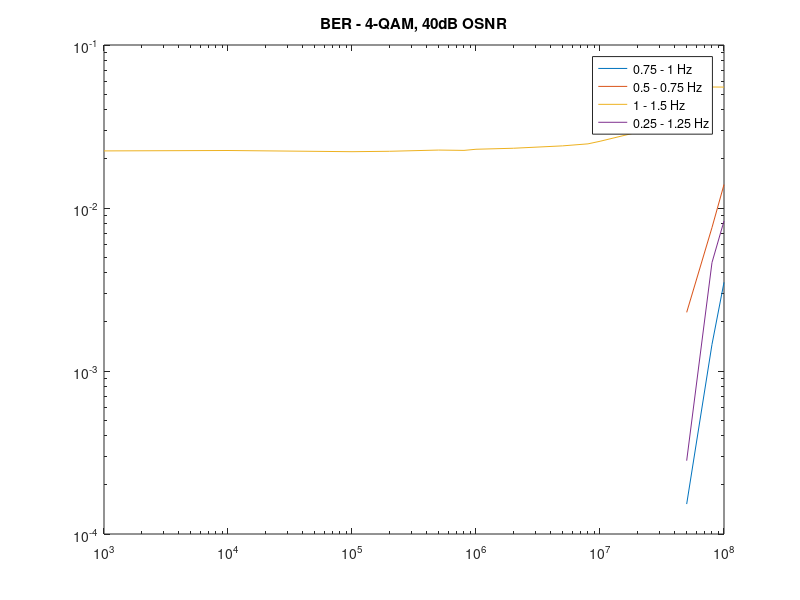
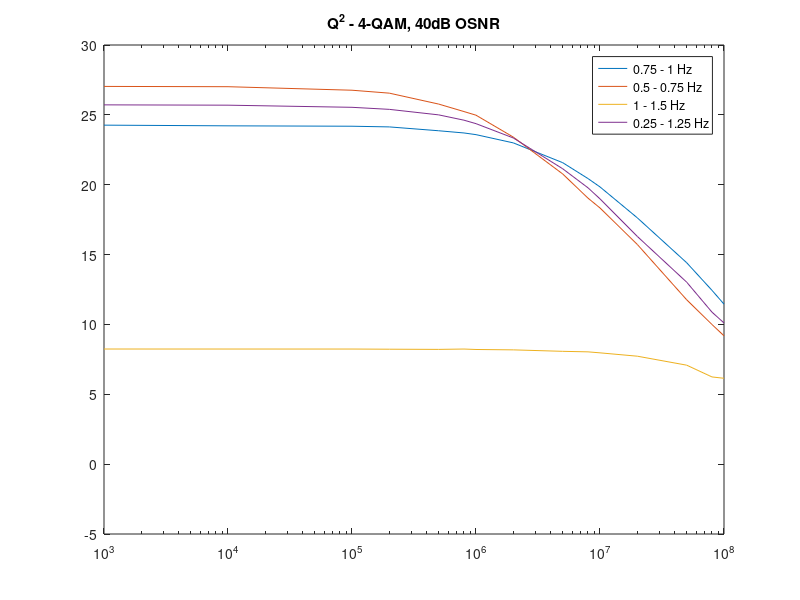
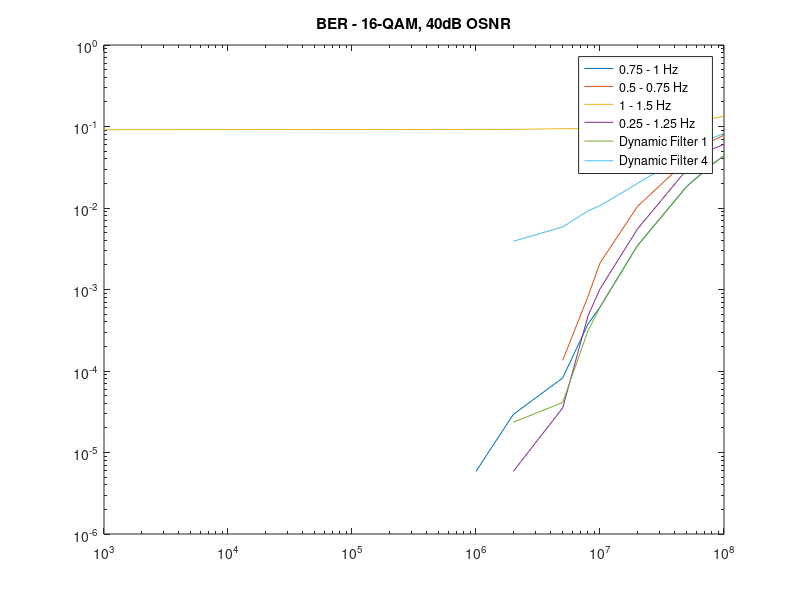
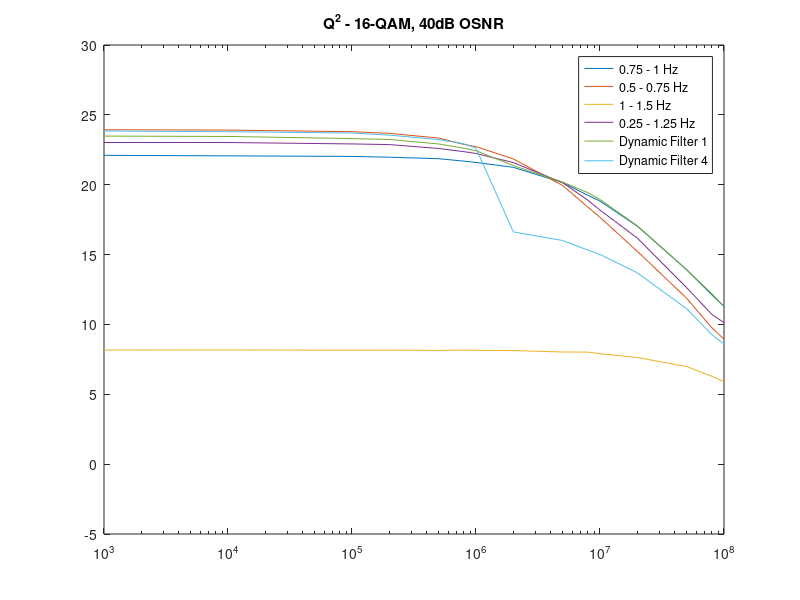

These figures' MATLAB source, in order:
%%%%%%%%%%%%%%%%%%%%%%%%%%%%%%%%%%%%%%%%%%%%%%%%%%%%%%%%%%%%%%%%%%%%%%%%%%%
%                         Final Year Project                              %
%                               2020                                      %
%%%%%%%%%%%%%%%%%%%%%%%%%%%%%%%%%%%%%%%%%%%%%%%%%%%%%%%%%%%%%%%%%%%%%%%%%%%
% Written by: Emily Harrison (ID: 28761537)
% Supervised by: Dr Bill Corcoran

% PROJECT AIM: produce an optical communications system that uses Optical
% Injection Locking to improve the reliability of the system

% THE PROJECT focuses on M-QAM signals, where M is between 4 and 256. It
% uses linewidths ranging from 1kHz to 10MHz. Transmission speeds are
% between 100Gbps and 1Tbps over distances up to 5000km.

% THIS SCRIPT aims to find the optimal filter width for the brick-wall
% filter that will give the most consistent phase recovery across all
% linewidths. This will be done by comparing the BER and Q^2 values across
% the QAM modulation levels. 
% The width and the frequencies of the pass/stop bands will be altered.

% NAMING of variables follows the pattern of "Metric""M-QAM"_"passband Hz"
% _"stopband Hz", except where the filter characteristics change
% dynamically across the linewidth range

%% Housekeeping
close all; clear all; clc;

% All graphs cover the following laser linewidths
Laser = [1e3, 1e4, 1e5, 2e5, 5e5, 8e5, 1e6, 2e6, 5e6, 8e6, 1e7, 2e7, 5e7, 8e7, 1e8]; %[Hz]

%% 4-QAM
% filters implemented with pass/stop of 0.75/1 Hz across all linewidths
BER4_075_1 = [0, 0, 0, 0, 0, 0, 0, 0, 0, 0, 0, 0, 0.00015263, 0.0014559, 0.0034988];
Q4_075_1 = [24.2639, 24.2148, 24.1867, 24.1379, 23.8623, 23.7044, 23.5841, 22.9936, 21.5793, 20.4413, 19.842, 17.6293, 14.4173, 12.4406, 11.4519];

% filters implemented with pass/stop of 0.5/0.75 Hz across all linewidths
BER4_05_075 = [0, 0, 0, 0, 0, 0, 0, 0, 0, 0, 0, 0, 0.0022895, 0.0075847, 0.013925];
Q4_05_075 = [27.036, 27.0154, 26.7635, 26.5539, 25.772, 25.236, 24.9764, 23.4076, 20.7718, 19.0403, 18.3361, 15.7227, 11.765, 9.9953, 9.1861];

% filters implemented with pass/stop of 1/1.5 Hz across all linewidths
BER4_1_15 = [0.022402, 0.022531, 0.022155, 0.022284, 0.022672, 0.022566, 0.02293, 0.023259, 0.024057, 0.02475, 0.025666, 0.029165, 0.038064, 0.055253, 0.055182];
Q4_1_15 = [8.2402, 8.2393, 8.2387, 8.227, 8.2141, 8.239, 8.2069, 8.1798, 8.075, 8.0374, 7.9667, 7.7267, 7.0845, 6.2419, 6.1458];

% filters implemented with pass/stop 0.25/1.25 Hz across all linewidths
BER4_025_125 = [0, 0, 0, 0, 0, 0, 0, 0, 0, 0, 0, 0, 0.00028178, 0.0046259, 0.0083243];
Q4_025_125 = [25.7159, 25.6931, 25.5403, 25.3937, 24.9993, 24.6189, 24.3706, 23.3458, 21.1433, 19.779, 18.9869, 16.2984, 13.0255, 10.8793, 10.106];

figure(1)
loglog(Laser, BER4_075_1, Laser, BER4_05_075, Laser, BER4_1_15, Laser, BER4_025_125)
title('BER - 4-QAM, 40dB OSNR')
legend('0.75 - 1 Hz', '0.5 - 0.75 Hz', '1 - 1.5 Hz', '0.25 - 1.25 Hz')
legend('Location', 'best')

figure(2)
semilogx(Laser, Q4_075_1, Laser, Q4_05_075, Laser, Q4_1_15, Laser, Q4_025_125)
ylim([-5 30])
title('Q^2 - 4-QAM, 40dB OSNR')
legend('0.75 - 1 Hz', '0.5 - 0.75 Hz', '1 - 1.5 Hz', '0.25 - 1.25 Hz')
legend('Location', 'best')

%% 16-QAM
% filters implemented with pass/stop of 0.75/1 Hz across all linewidths
BER16_075_1 = [0, 0, 0, 0, 1.7611e-05, 0, 5.8705e-06, 2.9352e-05, 8.2187e-05, 0.00037571, 0.00061053, 0.003446, 0.018398, 0.03443, 0.043706];
Q16_075_1 = [22.1024, 22.0659, 22.0258, 21.9706, 21.861, 21.6876, 21.5927, 21.2437, 20.1524, 19.2386, 18.8309, 17.0311, 13.9157, 12.1114, 11.2764];

% filters implemented with pass/stop of 0.5/0.75 Hz across all linewidths
BER16_05_075 = [0, 0, 0, 0, 0, 0, 0, 0, 0.00013502, 0.00082187, 0.0021134, 0.010402, 0.03824, 0.066524, 0.078236];
Q16_05_075 = [23.9371, 23.9118, 23.7948, 23.676, 23.3421, 22.8817, 22.7282, 21.8475, 19.9448, 18.3904, 17.6679, 15.2337, 11.8709, 9.7491, 8.9484];

% filters implemented with pass/stop of 1/1.5 Hz across all linewidths
BER16_1_15 = [0.091444, 0.091585, 0.091932, 0.091632, 0.092119, 0.091844, 0.092319, 0.092102, 0.094016, 0.093916, 0.096792, 0.10016, 0.11324, 0.12559, 0.13334];
Q16_1_15 = [8.1663, 8.1712, 8.1545, 8.159, 8.1412, 8.1615, 8.1477, 8.1303, 8.0265, 8.02, 7.9028, 7.6341, 6.9852, 6.2817, 5.908];

% filters implemented with pass/stop 0.25/1.25 Hz across all linewidths
BER16_025_125 = [0, 0, 0, 0, 0, 0, 0, 5.8705e-06, 3.5223e-05, 0.00047551, 0.0010156, 0.0054948, 0.02947, 0.052488, 0.060519];
Q16_025_125 = [23.0217, 23.0198, 22.9194, 22.8732, 22.5944, 22.3645, 22.2356, 21.5834, 20.1453, 18.8811, 18.1851, 16.1807, 12.6299, 10.7061, 10.1267];

% dynamic filter: 0.5/0.75 for low, 0.75/1 for high linewidths
BER_dyn = [0, 0, 0, 0, 0, 0, 0, 2.3482e-05, 4.1093e-05, 0.00031114, 0.00060466, 0.0034225, 0.018292, 0.033802, 0.044017];
Q_dyn = [23.4796, 23.4543, 23.3028, 23.2396, 22.9164, 22.6129, 22.4322, 21.3693, 20.1871, 19.4277, 18.9416, 17.0632, 13.9102, 12.1838, 11.2878];

% dynamic filter: 0.5/0.75 for low, 0.5/1.5 for high
BER_dyn3 = [0, 0, 0, 0, 0, 0, 0, 0.0039039, 0.0058529, 0.0092284, 0.010661, 0.019948, 0.045925, 0.071978, 0.081887];
Q_dyn3 = [23.8423, 23.7952, 23.7007, 23.5483, 23.2314, 22.9278, 22.614, 16.6245, 16.0045, 15.3184, 15.0084, 13.6936, 11.1198, 9.2597, 8.6039];

figure(3)
loglog(Laser, BER16_075_1, Laser, BER16_05_075, Laser, BER16_1_15, Laser, BER16_025_125, Laser, BER_dyn, Laser, BER_dyn3)
title('BER - 16-QAM, 40dB OSNR')
legend('0.75 - 1 Hz', '0.5 - 0.75 Hz', '1 - 1.5 Hz', '0.25 - 1.25 Hz', 'Dynamic Filter 1', 'Dynamic Filter 4')
legend('Location', 'best')

figure(4)
semilogx(Laser, Q16_075_1, Laser, Q16_05_075, Laser, Q16_1_15, Laser, Q16_025_125, Laser, Q_dyn, Laser, Q_dyn3)
ylim([-5 30])
title('Q^2 - 16-QAM, 40dB OSNR')
legend('0.75 - 1 Hz', '0.5 - 0.75 Hz', '1 - 1.5 Hz', '0.25 - 1.25 Hz', 'Dynamic Filter 1', 'Dynamic Filter 4')
legend('Location', 'best')

%% 64-QAM
% filters implemented with pass/stop of 0.75/1 Hz across all linewidths
BER64_075_1 = [0.0034714, 0.0033383, 0.0036162, 0.0037454, 0.0040389, 0.0046807, 0.004802, 0.0064223, 0.01171, 0.01695, 0.020641, 0.035689, 0.069988, 0.096225, 0.11071];
Q64_075_1 = [21.4713, 21.4841, 21.4391, 21.4067, 21.2906, 21.1429, 21.0989, 20.7229, 19.8184, 19.0245, 18.5451, 16.9087, 13.8657, 12.084, 11.1393];

% filters implemented with pass/stop of 0.5/0.75 Hz across all linewidths
BER64_05_075 = [0.0008884, 0.00092753, 0.0010332, 0.0011506, 0.0015107, 0.0020077, 0.0027161, 0.004939, 0.014434, 0.023877, 0.02963, 0.056998, 0.10541, 0.13852, 0.15423];
Q64_05_075 = [22.8845, 22.8694, 22.7583, 22.6646, 22.4209, 22.148, 21.862, 21.1296, 19.4012, 18.1993, 17.5121, 15.0143, 11.5409, 9.6617, 8.8294];

% filters implemented with pass/stop of 1/1.5 Hz across all linewidths
BER64_1_15 = [0.49775, 0.49753, 0.49734, 0.49726, 0.49784, 0.4975, 0.4982, 0.49813, 0.49613, 0.49645, 0.49636, 0.18842, 0.19473, 0.20544, 0.49716];
Q64_1_15 = [-2.9719, -2.9714, -2.9696, -2.9915, -2.9814, -2.9949, -2.9802, -2.9786, -2.9912, -2.9675, -2.9738, 7.2996, 6.8807, 6.3226, -3.0185];

% filters implemented with pass/stop 0.25/1.25 Hz across all linewidths
BER64_025_125 = [0.0017925, 0.001812, 0.0018394, 0.0021721, 0.002493, 0.003037, 0.0032836, 0.00535, 0.012665, 0.021462, 0.025595, 0.047336, 0.088038, 0.12218, 0.13443];
Q64_025_125 = [22.0911, 22.0939, 22.0246, 21.9181, 21.756, 21.5497, 21.435, 20.8714, 19.5887, 18.4648, 17.971, 15.8225, 12.7458, 10.5028, 9.7944];

figure(5)
loglog(Laser, BER64_075_1, Laser, BER64_05_075, Laser, BER64_1_15, Laser, BER64_025_125)
title('BER - 4-QAM, 40dB OSNR')
legend('0.75 - 1 Hz', '0.5 - 0.75 Hz', '1 - 1.5 Hz', '0.25 - 1.25 Hz')
legend('Location', 'best')

figure(6)
semilogx(Laser, Q64_075_1, Laser, Q64_05_075, Laser, Q64_1_15, Laser, Q64_025_125)
ylim([-5 30])
title('Q^2 - 64-QAM, 40dB OSNR')
legend('0.75 - 1 Hz', '0.5 - 0.75 Hz', '1 - 1.5 Hz', '0.25 - 1.25 Hz')
legend('Location', 'best')
